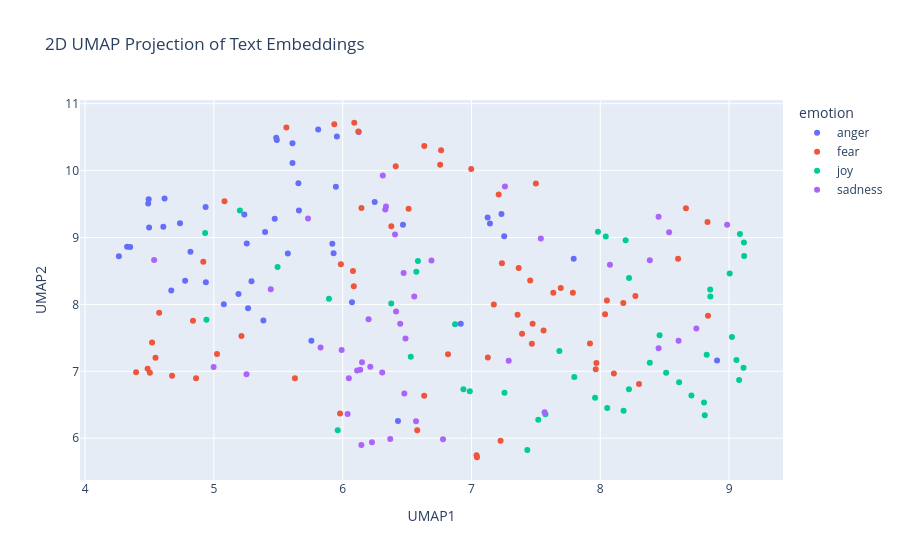

The code cell stored with this chart in its notebook:
### Code cell
import pandas as pd
import numpy as np
import umap
import plotly.express as px

# Load the pickle files
train_df_new = pd.read_pickle("./data/train_df_sample_embeddings.pkl")
test_df_new = pd.read_pickle("./data/test_df_sample_embeddings.pkl")

# Concatenate the training and test data
combined_df = pd.concat([train_df_new, test_df_new], ignore_index=True)

# Prepare the embeddings for UMAP
X_embeddings = np.array(combined_df['embeddings_values'].tolist())

# Apply UMAP for dimensionality reduction
reducer = umap.UMAP(n_components=2, metric='cosine', random_state=28)
embedding_2d = reducer.fit_transform(X_embeddings)

# Create a DataFrame for plotting
df_plot = pd.DataFrame(embedding_2d, columns=['UMAP1', 'UMAP2'])
df_plot['emotion'] = combined_df['emotion']
df_plot['intensity'] = combined_df['intensity']
df_plot['text'] = combined_df['text']

# Visualize the embeddings with Plotly
fig = px.scatter(
    df_plot,
    x='UMAP1',
    y='UMAP2',
    color='emotion',
    hover_data=['text', 'intensity'],
    title='2D UMAP Projection of Text Embeddings'
)

fig.show()

### Figure 1 — Plotly figure (JSON) as saved in the notebook; plotly's stock layout.template omitted (floating-point values rounded to 4 significant figures)
{"data": [{"customdata": [["@GreyTheTick But even if I jumped through that hoop, it just takes one irate netizen to decide me playing by 'the rules' isn't enough.", 0.375], ["@Disneyland #nothappy and still #charging the #fullprice 😡😡 #fuming some your #bestrides 😳😳", 0.646], ["@ChronAVT ummm, the blog says 'with Simon Stehr faking 7th'...I'll expect an investigation forthwith. This is an #outrage", 0.688], ["Kik me I want to swap pics I will post on my account anonymously if you wish Kik: vsvplou #Kik #kikme #snap #nudes #tits #snapchat", 0.292], ["@ManUtd you have had from me over the years is irrelevant. Its an absolute joke. #manutd #ticketing #fuming #noloyalty #joke #notimpressed", 0.873], ["@ggreenwald Smh, remove ideologically bankrupt and opportunistic establishment now. They're burning all bridges and social contracts. ", 0.521], ["Unbelievable takes 10 minutes to get through to @BarclaysUK then there's a fault and the call hangs up #fuming #treatcustomersfairly", 0.792], ["schneiderlin taking his revenge for the 2 fouls", 0.396], ["@LouisFil just curious as to what you mean. No rush, no animosity, no disdain.", 0.458], ["@RobertTaitWHU against Chelsea anything is possible haha. I'm fuming about that bet 🙄🙄🙄🙄🙄🙄", 0.646], ["Need a new outlet for #rage", 0.542], ["That's really it for my madden career that game sucks , ea sports does a piss poor job every year on that shit", 0.867], ["I'm about to block everyone everywhere posting about the storm. I think everyone is aware of the damn rain and what not so quit. #damn #rage", 0.708], ["@WWE is the live event Brock vs Orton 2 this Saturday on the WWE Network? If not it needs to be! :) #wwe @RandyOrton @HeymanHustle #revenge", 0.396], ["So Rangers v Celtic ll ", 0.229], ["These #NewEnglandPatriots jerseys look like some whack ones that you tried to make when you made custom jerseys on #madden  04", 0.271], ["@DL_Hart @DonnieDollars @AaronBiggsPro @WWENoWayJose @cwfmidatlantic How did that chop feel? You still feel the sting of it? Looks brutal!", 0.462], ["Dear future big brother players, just chase dick all season and you too can win 500,00 dollars and an Sti #bb18 #bitter", 0.646], ["Oh my. Watching #rage. It's been like, ages", 0.25], ["@Slippus @PureGym  yeah I received a fine today which I am furious about, currently appealing it after being a member for so long...", 0.646], ["@LisaAsquithtobe @craig8710 @WayneHaselden @june65wigan everyone is against wigan because we are the biggest club #bitter", 0.562], ["@LonelyGoomba I wouldn't bring this up if I were you. It's a very touchy subject. And people get way to offended these days", 0.328], ["@evanareteos :)) im now writing abt the changing face of sex industry in tr :))) now men will talk to me then! #revenge", 0.479], ["“He who is slow to anger is better than the mighty, And he who rules his spirit than he who takes a city.”\\nP16:32 #bibleverse #pride #anger", 0.314], ["@WWE is the live event Brock vs Orton 2 this Saturday on the WWE Network? If not it needs to be! :) #wwe @RandyOrton @HeymanHustle ", 0.208], ["Anger is cheap and politeness is expensive. Don't expect everybody to be polite. #ThoughtfulThursday  #politeness", 0.333], ["@Aurena1701 @AngryOrchard he didn't sting me luckily. He just flew off happy and drunk. Lolololol", 0.146], ["@St8edge4life88 eh well i can do the sting vs cactus loser leaves wcw match at bash at the beach lol", 0.396], ["@everycolorbot more like every color looks the same #triggered #colorblind #offended", 0.542], ["SOMEONE LET SNAKES IN MY HOUSE, I BET IT @Ya_Boi_Huck I KILL THAT BUGGER WHEN I GET MY HANDS ON HIM #rage #HuckFP2", 0.771], ["Making my buddy cry !! Bitch wait for revenge 🤗👌🏻", 0.812], ["Some moving clips on youtube tonight of the vigil held at Tulsa Metropolitan Baptist church for #TerenceCruther #justice  #sadness", 0.438], ["@TillTheEndMMVI I accidetly dumped boiling water my myself 😫", 0.521], ["Zero help from @ups customer service. Just pushing the buck back and forth and promising callbacks that don’t happen.  #loathing", 0.646], ["@luxbet Did you even give out any pizzas ? Serious fail #hungry  #hangry", 0.4], ["straight people are canoodling on the quad and I'm ", 0.417], ["BANG! Gordon #Brown has been accused of abusing a gazillion #rabid parrots!", 0.562], ["Once again the only thing on my feed is naay raging about something and my brother filling in all the gaps", 0.75], ["@Yoshi_OnoChin can you please not have Canadian players play US players, that lag  is atrocious. #fixthisgame #trash #sfvrefund ", 0.646], ["I think our defense here at USC is playing well, we just need to fix a few things on offense and we can win the PAC 12 this year'", 0.25], ["Is it me, or is Ding wearing the look of a man who's just found his arch enemy in bed with his missus? #angryman ", 0.557], ["I think @Sam_Canaday &amp; @KYLEJDOWSON must actually have to be working like me &amp; @dowson_brady because I havent got any snap chat videos today", 0.25], ["Sorry guys I have absolutely no idea what time i'll be on cam tomorrow but will keep you posted. #fuming", 0.417], ["@UKBlogAwards @ModishMale I would always be honest but it's great to feedback opinion to the brand - don't want to offend them #BlogHour", 0.438], ["Me being on my dean really saving a lot of ppl, bc I don't snap nomore &amp; it take so much out of me..", 0.348], ["@huwellwell One chosen by the CLP members! MP seats are not for people to dole out to their mates, we elect candidates. ", 0.438], ["The rage has died down.", 0.438], ["I hope my hustle don't offend nobody", 0.292]], "hovertemplate": "emotion=anger<br>UMAP1=%{x}<br>UMAP2=%{y}<br>text=%{customdata[0]}<br>intensity=%{customdata[1]}<extra></extra>", "legendgroup": "anger", "marker": {"color": "#636efa", "symbol": "circle"}, "mode": "markers", "name": "anger", "orientation": "v", "showlegend": true, "type": "scatter", "x": [4.938, 5.484, 4.818, 5.574, 5.61, 4.669, 5.81, 6.249, 5.077, 5.656, 4.607, 5.236, 4.737, 7.125, 6.468, 5.92, 7.254, 5.66, 4.497, 5.489, 5.947, 5.191, 5.398, 4.263, 7.233, 4.326, 8.907, 7.143, 5.292, 4.617, 5.473, 5.757, 7.794, 5.955, 5.61, 6.917, 4.494, 4.936, 6.124, 6.072, 4.49, 5.929, 5.256, 5.266, 6.429, 4.777, 4.35, 5.385], "xaxis": "x", "y": [8.333, 10.49, 8.789, 8.762, 10.41, 8.207, 10.61, 9.532, 8.004, 9.809, 9.161, 9.344, 9.213, 9.3, 9.191, 8.907, 9.017, 9.405, 9.15, 10.46, 9.76, 8.154, 9.082, 8.718, 9.35, 8.861, 7.161, 9.21, 8.345, 9.581, 9.28, 7.456, 8.682, 10.51, 10.11, 7.711, 9.571, 9.455, 10.58, 8.031, 9.507, 8.763, 8.909, 7.944, 6.257, 8.352, 8.86, 7.758], "yaxis": "y"}, {"customdata": [["@lindseylouwho_ be nice if the Texans could hold onto the ball to give fuller and Hopkins a chance!!!  #TNF", 0.229], ["When a guy comes on the train that smells like a mixture of a damp dog, old sweat and sewage works!!!!#gross #horrid #getoffthetrain #smelly", 0.521], ["nadia bully me and ill expose you", 0.438], ["I'm okay, dont worry. I wish i'd been a better kid. I'm trying to slow down. I'm sorry for letting you down.", 0.708], ["I get so much PUSSY\\nP - panic attacks \\nU - uncontrollable anxiety \\nS - suicidal fantasies \\nS - sadness \\nY - yearning for death", 0.896], ["@dc_mma @ChampionsFight think shes afraid to fight Holly. One can only imagine what goes through her head when she thinks of Cyborg ", 0.688], ["Fosu Mensah is having a complete nightmare! It's the reason all Northamptons attacks come from the left.", 0.604], ["Mary astounded there at the concept of having leftover milk at the end of your cereal #GBBO", 0.417], ["Got to be up in 4 hours to go back to work #cantsleep #excited ", 0.375], ["The Zika #Hoax Files: DEET is part of a binary chemical weapon targeting your brain: #Toxin #fear #neurological #USCitizens #Insect #mammal", 0.667], ["#Charlotte's #young &amp; #restless; I applaud ur fire bt always b respectful of authority, police, elders, parents. Violence, not the way 🙏🏽✌🏽️", 0.438], ["Being forced into a fake hug by someone who didn’t flinch to get litigious with you in the past - #awful 😖👺🙅", 0.792], ["#India right of reply at #UNGA - #Pakistan preaching of human rights is by a country which is itself the global epicentre of ", 0.479], ["I'm curious to know just how much money the original Air Bud made to justify the continuation of these awful sequels and spinoffs.", 0.271], ["@BritishBakeOff Val's 'soggy bottom' face will haunt me. Stay strong V-dog!", 0.521], ["Enjoyed seamlessly setting my #alarm using #okgoogle #Nougat. Just tell #Okgoogle what to do and she does it. #PersonalAssistant", 0.208], ["For the last 2 years the U.S. has been averaging about 4 terrorist attacks a month. Good debate topic. #Trump #Hillary #terror", 0.42], ["Now this is getting out of hand. I'm freaked out by this death...and I'm God!! #mommaGrendel #intimidation", 0.833], ["Omg he kissed her🙈 #shy #w", 0.312], ["Grim and despair feeling-I look at self and my family. Hubby fought 20+ years for this country. I've worked 20+ years for this govt--&gt;", 0.75], ["@dc_mma @ChampionsFight think shes afraid to fight Holly. One can only imagine what goes through her head when she thinks of Cyborg #terror", 0.396], ["When I walk in darkness of despondency, Sc.verses I've memorized shine a light in my heart. Ex: Lam 3:22-25 ", 0.458], ["A Lysol can got stuck in spray position and we're all slowly suffocating from the trash can that smells like a Febreeze factory. ", 0.632], ["@katiewhiskey_ @bradnarok candy corn is the greatest candy in the world when it comes to being objectively terrible", 0.417], ["I'm getting so nervous for my first anatomy exam 😩", 0.812], ["Anyyyyone wanna go to fright fest with me on Friday night? 👻", 0.354], ["Wish I was a kid again. The only stressful part was whether Gabriella and Troy would get back together or not. #hsm2 ", 0.458], ["yesterday i finished watching penny dreadful and from all the beautiful things i saw one question remains: were the writers HIM's fans?", 0.354], ["@Burnt_Out_Darth @theaterofscifi thanks. #nightmare", 0.688], ["@mdthib This is so lovely! Or I am frightened, not sure which! But, wow!", 0.417], ["@Greener105th so you are astounded that I respect blacks to vote like any other human? u talk so down towards them. What bigotry on display!", 0.521], ["@ScottiePass shock horror handicap dodger is at the top 😂 close on the agg cup good , but think pressure will get to mark🤔", 0.46], ["@DemPhillyEagles @StonedPhillyFan @CraigfromCincy don't ever compare those scrubs to ben..he'll shake off your whole DL and throw a td #7", 0.188], ["@FJHobson @Beaker126 @Biastai how would you suggest we profile to stop right wing terror", 0.521], ["@eileen_davidson on RHOBH, you just do not want to assume an affair while you were married so you criticize @LisaVanderpump! #awful", 0.479], ["@sjgreer24 @cciedotnyc @Buttockus @ChrisCJackson @Bayonethics Have you read the OT and Pauline Epistles? They have countless horrid rules", 0.396], ["Action is the foundational key to all success ~Pablo Picasso #inspiring #quote #action #hustle #start #dosomething #success", 0.167], ["That old lady is cray cray #scared #BellaIsSoCute  #Empire", 0.5], ["@DSWT I despair at this madness! It's beyond #shocking it's cold blooded murder!  How long will #SouthAfrica stand by &amp;watch #WorldRhinoDay", 0.771], ["And I would advise that everyone wait to watch @KevinCanWaitCBS ,or actually don't wait, just don't even watch it because it is #awful", 0.229], ["@JogglingDroid @BrancoCarmine @Otto_English yeah, #UK was quite the ", 0.25], ["Put my passport in a safe back after getting back from Australia 🌏. Only problem is now I can't remember where the safe is!! #panic 🛂", 0.75], ["Don't be afraid to give up the good to go for the great. - John D. Rockefeller #quote #inspiration  #great #motivation", 0.2], ["This is the scariest American Horror Story out of all of them... I'm gonna have to watch in the daytime. #frightened", 0.938], ["From harboring Osama bin Laden to its relationship with Haqqani network, there is enough evidence to prove Pakistan is sponsoring terrorism", 0.604], ["never afraid to start over", 0.304], ["Shoutout to @VZWSupport for ruining my iPhone 7 order!! #horrible", 0.562], ["Who likes #werewolves and #horror and #surfing? Because BREAKER over on @readstela has all that and MORE.", 0.438], ["3:45am and off to the hospital! Elouise's waters have gone! #panic #Labour #LittleSister #superexcited", 0.688], ["When you arrive at the office the day before your first ever festival and the Internet is down ", 0.583], ["How is that in 2016, a 757 airplane does not have WiFi...ridiculous. #AmericanAirlines #americanairlinessucks #AATeam ", 0.292], ["@RyanAbe awe yay thank god I was so worried.", 0.5], ["@JeffersonLake speaking of ex cobblers, saw Ricky Holmes at Charlton last week.. tracking back &amp; defending... I dread seeing Gorre on ball..", 0.417], ["The Apocalypse has hit our gym and it's  nothing what I thought it would be...\\n\\nEveryone is wearing vests! What if it's contagious? ", 0.583], ["On @Varneyco/@FoxBusiness to talk latest on #Chelsea Bombing + #Ahmad_Khan_Rahami's trips to #Afghanistan/#Pakistan #tcot #terror", 0.642], ["There goes the butterflies in my stomach. #nervous #anxietyproblems", 0.812], ["Trying to book holiday flights on @britishairways website is becoming a ", 0.312], ["@AttentiAlGatto LOL! Why would it scare me? It doesn't make any sense at all but it doesn't scare me! {chuckles}", 0.292], ["@mikefreemanNFL \\nIsn't OBrien supposed to be some sort of offensive genius ", 0.167], ["@Evan_McMullin @TheBlazeRadio Classic SHITLIB bullshit. Create a horrible problem and then 'discuss' how to solve it. What a PIMP.", 0.438], ["An adviser to the #European #Union’s top #court said #Hamas and the #Tamil #Tigers should be taken off the EU’s #terror list.#lka", 0.5], ["Are you worrying/worried?\\n1Peter 5:7\\nThrow all your worry on him, because he cares for you.#faith #leadership #worry #mindfulness #success", 0.438], ["At school, my classmate is with me at music class and he sang Hallelujah like, god, with my friend we were breathless.", 0.22], ["Thanks for ripping me off again #Luthansa €400 not enough for a one way flight to man from Frk then €30 for a bag then free at gate #awful", 0.521]], "hovertemplate": "emotion=fear<br>UMAP1=%{x}<br>UMAP2=%{y}<br>text=%{customdata[0]}<br>intensity=%{customdata[1]}<extra></extra>", "legendgroup": "fear", "marker": {"color": "#EF553B", "symbol": "circle"}, "mode": "markers", "name": "fear", "orientation": "v", "showlegend": true, "type": "scatter", "x": [6.086, 6.998, 5.083, 6.633, 6.818, 7.236, 6.146, 8.833, 8.105, 4.862, 5.214, 6.757, 4.547, 6.764, 8.665, 8.301, 4.676, 7.456, 8.273, 5.629, 7.366, 5.98, 7.211, 7.5, 7.56, 7.358, 7.127, 8.051, 8.037, 8.179, 4.838, 6.378, 5.986, 4.52, 6.412, 4.575, 7.043, 7.693, 5.025, 6.634, 8.604, 7.393, 7.039, 7.635, 4.485, 7.226, 6.122, 8.836, 7.92, 7.475, 6.09, 7.965, 6.512, 7.173, 4.503, 7.469, 5.935, 7.787, 6.08, 4.918, 4.396, 6.579, 7.97, 5.563], "xaxis": "x", "y": [8.271, 10.02, 9.542, 6.635, 7.255, 8.615, 9.442, 9.23, 6.967, 6.895, 7.527, 10.09, 7.201, 10.3, 9.435, 6.811, 6.934, 8.357, 8.127, 6.897, 8.545, 6.369, 9.642, 9.808, 7.609, 7.845, 7.205, 8.057, 7.853, 8.023, 7.754, 9.168, 8.601, 7.432, 10.07, 7.877, 5.715, 8.246, 7.258, 10.37, 8.681, 7.56, 5.747, 8.176, 7.04, 5.962, 10.58, 7.829, 7.416, 7.712, 10.72, 7.031, 9.429, 7.997, 6.978, 7.412, 10.69, 8.173, 8.5, 8.637, 6.987, 6.119, 7.125, 10.64], "yaxis": "y"}, {"customdata": [["Meanwhile, the so-called M’s fans sit there knitting or sleeping not sure which but they certainly aren’t cheering like the other teams fans", 0.271], ["Intermit animated^%%%ncaa pittsburgh vs mississippi sprightly shiny bbva level peg varsity football telly scra...", 0.406], ["Just popped a half bottle of 2014 @Bellawines #sparkling #gamaynoir from Westbank. Evenin', folks! \\n#bcwinechat", 0.62], ["Watch this amazing live.ly broadcast by @kaylaaa_sartorious #lively #musically", 0.6], [".@POTUS Obama describes his temperament as 'steady &amp; on the buoyant side.'", 0.22], ["#LMFAO @MSNBC 's #racepimp Tamron Hall used the words 'fscts' and 'MSNBC' in the same sentence #hilarity #libtard #biasedmedia #neverHillary", 0.5], ["Quinn's short hair makes me sad. ", 0.083], ["@Nick_Offerman I'll be there!! Can't wait for all the #mirth!", 0.646], ["My friend just messaged me 'ugh I'm so hungry I can't wait for breakfast' #socialmedia #WineWednesday  #funny #laughing ", 0.479], ["@WyoWiseGuy @LivingVertical however, REI did offer me the job today as well. Can't believe how exponentially freaking joyous I feel...!!!", 0.896], ["Watch this amazing live.ly broadcast by @rosannahill  #musically", 0.459], ["One time I saw Rachel from glee tell someone their job was on a pole and I said that in 5th grade to a boy and he look confused", 0.271], ["Rap that will Cut other raper's throat. Who said that? @Paedeezy #badd #wicked. #bright city lights", 0.212], ["@DailyMailCeleb @KTHopkins Katie I love how you describe yourself as 'normal'. Really you're anything but!  #neverchange", 0.479], ["second day on the job and i already got a 45 dollar tip from a dude whose was constantly twitching his eye LOLOLOL ", 0.812], ["@_stfukohle it's ok champ you'll make it I'm cheering you on from a far", 0.6], ["@tunaeP_ cheer up☺️", 0.42], ["— to reveal a broad smile. \\n\\n'Yeah, it's nice.' \\n\\nPursing his lips, he stifled his joyous expression in order —\\n\\n[@AVIATAUBE].", 0.542], ["I'm just still . So happy .\\nA blast", 0.917], ["Thinking about trying some comedy on youtube. Always been fond of it. Time to nut up.  #comedy #maybeoneday #hopefullyfunny #LOL", 0.5], ["@doubtcaspar babe :(( remember I'm ALWAYS here if u need a little cheering up or talk, ily lots💘", 0.417], ["#Arts create richness &amp; liveliness in our society, continues through educational &amp; social benefits, and only ends with the economic", 0.417], ["Love how cheerful that woman is about storing someone else's furniture for an eternity. I'd have sold it by now. #GrandDesigns", 0.36], ["Another joyful encounter in Tribez &amp; Castlez! I just met Mouchole, Ogre Cook! Do you want to know who that is? Download the game and find...", 0.52], ["@johnwintertweet dudes who wanna play some bass but not buy a bass (me) rejoice", 0.308], ["@iamnotatwit Or did I lie and cut 5 years off my age to be young and spry and hire-able in Hollywood? #thegoldbergs", 0.36], ["@DanLanthier That was exhilarating hockey. They're still out if Russia wins in regulation I'm reading. #fuck", 0.396], ["@RealKyper @NHL watching the jubilant scrum at the end of the day and remembering they're all still kids! #priceless", 0.625], ["Lmboo , using my nephew for meme ", 0.646], ["@israelradioguy @WearingWelcome @SkipBaylessSux U blocking doesnt diminish the hilarity of his observation.Or your child-like response to it", 0.271], ["Sometimes he likes to ride arround on people's shoulders or drop on them unexpectedly from vents or doorjambs. Like a big, gleeful spider.", 0.292], ["When you wake up from a dream laughing at something stupid, and that makes you laugh more ", 0.708], ["Vals always smiling I love it #gbbo", 0.84], ["Watch this amazing live.ly broadcast by @maisiev #lively #musically", 0.542], ["f breezy", 0.208], ["It's meant to be!!  ", 0.583], ["Google caffeine-an sprightly lengthening into the corridor re seo: WgJ", 0.2], ["@Gronnhair @buryprofs @DittoBistro it was indeed lovely and the team were incredibly attentive and on the ball. Cheese was a lively gesture!", 0.646], ["It feels good to get outside for a minute and get some fresh air.  It's hard to stay cooped up inside all day #breezy", 0.708], ["How can l rule my mind !!!!!! \\nIt's hilarious that you can't 😭😑😮", 0.396], ["A lifetime of laughter at the expense of the death of a bachelor", 0.354], ["@GigaFag @pipertownsend_ snapchat new would beg to differ ", 0.156], ["@harrietemmett great minds think alike. ", 0.479], ["@r0Ils ppl get triggered over u smiling they're irrelevant", 0.17], ["@HunterDean_ [he gives a gleeful squeak and wraps around you] All mine!", 0.729]], "hovertemplate": "emotion=joy<br>UMAP1=%{x}<br>UMAP2=%{y}<br>text=%{customdata[0]}<br>intensity=%{customdata[1]}<extra></extra>", "legendgroup": "joy", "marker": {"color": "#00cc96", "symbol": "circle"}, "mode": "markers", "name": "joy", "orientation": "v", "showlegend": true, "type": "scatter", "x": [6.377, 6.572, 9.022, 7.982, 5.961, 4.942, 6.529, 8.853, 9.057, 8.511, 8.197, 7.682, 6.584, 9.117, 8.612, 6.937, 7.256, 7.96, 8.384, 8.708, 6.987, 7.434, 9.084, 9.112, 8.223, 6.872, 4.932, 8.181, 5.202, 5.893, 9.078, 8.806, 9.115, 8.043, 7.798, 8.461, 7.519, 9.005, 8.223, 8.054, 8.811, 5.495, 8.855, 7.574, 8.826], "xaxis": "x", "y": [8.014, 8.489, 7.511, 9.085, 6.121, 7.772, 7.219, 8.221, 7.169, 6.977, 8.958, 7.305, 8.65, 8.722, 6.837, 6.732, 6.679, 6.604, 7.129, 6.639, 6.7, 5.823, 9.052, 7.055, 8.395, 7.704, 9.068, 6.41, 9.404, 8.085, 6.87, 6.532, 8.926, 9.017, 6.914, 7.54, 6.277, 8.462, 6.731, 6.452, 6.343, 8.561, 8.116, 6.359, 7.248], "yaxis": "y"}, {"customdata": [["@Samkingftw nahh thats grim", 0.438], ["@stevesingiser @POLITICO_Steve Put a damper on my mood.", 0.583], ["@JUSTICESLUT420 sadly this sort of poster died by the 90s afaik", 0.669], ["@m_giacchino will this be aired on radio or filmed? Lots of fans over the pond too! #wales #lost", 0.354], ["@6itmap I can't help but feel melancholic!", 0.75], ["@HeyCaraJay I am inconsolable at this GIF in context", 0.509], ["People stealing things from my work out quite the damper on my day so now I am going to wear pajamas all day", 0.833], ["Dylon felt dejected. He has a dejected aunt!", 0.562], ["Let us not burden our remembrances with a heaviness that's gone.\\n- William Shakespeare (1564-1616)\\n#forge ahead.", 0.604], ["@hyattd335 #Grateful for #novel #award #promo #RT - #Blessings DeWayne Hyatt #Hippie who loves to grind on the #blues #Florida", 0.208], ["Having holiday blues! #WantToGoBackToMinehead.", 0.661], ["The Sunderland time line is quite funny with all the doom &amp; gloom in facing us and the long trip to us midweek. #whatgoesaroundcomesaround", 0.417], ["@rickygervais my first time in Slough so checked out the new station floor  #LifeOnTheRoad", 0.292], ["Just rough situations all around for Schalke and Werder Bremen to start the campaign. Bremen dashed late with a new manager. Both with 0.", 0.479], ["untypical kinda Friday #dull", 0.542], ["I have sleep cooties.\\nI close my eyes and dream that I'm awake #weary #sleepissues #narcolepsy", 0.688], ["Do not grow weary in doing good.'\\n\\n-@billclinton", 0.325], ["Seeing something that hurt so much in the past in front of me now and not a single sign of grieve. Magicalllll.  ✨", 0.396], ["Learning to trust God can quiet a troubled &amp; restless heart, bring peace to a weary soul, &amp; eliminate the hopelessness that #addiction is!", 0.24], ["@FantasyGuruSite I knew you were going to do that. I would definitely buy if I didn't live in Texas where you can't play DFS. ... so depress", 0.583], ["@HillaryClinton @TheDemocrats It's ok 2 be disgusted or dishearten with presidential race but don't let that stop u from voting IT MATTERS", 0.542], ["Don't let the behavior of others destroy ur inner peace.' -Dalai Lama @OWNTV #healing #depression #anxiety #intuition #meditation #book", 0.583], ["A tummy full of steak, wine, key lime pine and cuddles on tap. What a way to turn around a stressful Wednesday 💛", 0.188], ["@GCC_DiscGolf lost my xt nova around hole 8 or 9 #sadness", 0.708], ["@LucidBurrito Doesnt do it to anyone else, he literally pulled me into the office cause someone complained I spit in the sink yesterday", 0.457], ["There's many things I don't care about, and many things I do that I don't speak on because it's such a heaviness even when released...", 0.625], ["Life's too short to be frowning for so long", 0.396], ["It's pretty clear I can't stand @HillaryClinton, no tolerance for habitual liars. Not a Trump fan either so what's a citizen to do? #despair", 0.646], ["Trying to take what's lost and broken and make it right", 0.542], ["Think Val might be going this week. I'll have to take the rest of the week off work to mourn. I'm sure they'll understand. #GBBO", 0.562], ["Feeling worthless as always ", 0.958], ["@ThatWhiteSoxFan @tbtrill not as sad as the White Sox playing record ;)", 0.438], ["@iJuvia_ \\n\\nHearing the noises, Akame opened her eyes and sat up, facing Juvia. She didn't expect at all to see someone around and staid --", 0.266], ["Jay Z and Brad Pitt cheated ..Bey stayed Angie left #cheaters #love #lust #sex #couples #relationships #date #marriage #divorce", 0.32], ["@laureeenwillam can't cope wi her sour face and tiny pout 😡😡", 0.625], ["Folk Band 'Thistle Down' will be replaced by 'The Paul Edwards Quartet' at Laurel Bank Park Sat 24 11am - 3pm due to ill health #jazz ", 0.271], ["Wow just watched Me Before You and it was seriously one of the most depressing movies of my life", 0.667], ["@pmo100 @5liveSport .....I heard talk something is a miss. He looks weary.", 0.458], ["Rooney is 5 yards off the pace in a League Cup game against Northampton Town. Let that sink in for a moment. #MUFC", 0.292], ["I feel like an appendix. I don't have a purpose.  #depressed  #alone #lonely #broken  #cry #hurt #crying #life", 0.833], ["MC: what are you listen to these days?\\nBogum: these days I feel gloomy, I listen to ccm (spiritual song) often.\\n\\nChurch oppa mode. :)", 0.583], ["A .500 season is all I'm looking for at this point. #depressing #royals", 0.688], ["@ccrago It was dreadful, even after he met the Catfish he still thought it was her!", 0.542]], "hovertemplate": "emotion=sadness<br>UMAP1=%{x}<br>UMAP2=%{y}<br>text=%{customdata[0]}<br>intensity=%{customdata[1]}<extra></extra>", "legendgroup": "sadness", "marker": {"color": "#ab63fa", "symbol": "circle"}, "mode": "markers", "name": "sadness", "orientation": "v", "showlegend": true, "type": "scatter", "x": [6.689, 5.828, 4.536, 8.534, 6.15, 7.538, 6.136, 6.048, 6.779, 8.746, 6.488, 6.331, 8.452, 6.406, 5.992, 7.289, 6.145, 8.453, 6.369, 6.415, 5.253, 6.227, 8.608, 6.447, 5.442, 6.569, 7.568, 4.998, 6.479, 8.985, 6.307, 6.556, 8.075, 5.731, 6.311, 8.385, 6.112, 6.473, 6.336, 6.214, 6.038, 6.201, 7.26], "xaxis": "x", "y": [8.657, 7.357, 8.664, 9.078, 7.136, 8.985, 7.021, 6.896, 5.983, 7.641, 7.491, 9.417, 9.309, 9.045, 7.318, 7.158, 5.898, 7.345, 5.989, 7.892, 6.957, 5.941, 7.455, 7.711, 8.228, 6.255, 6.387, 7.063, 6.669, 9.19, 6.981, 8.119, 8.591, 9.285, 9.928, 8.661, 7.012, 8.468, 9.463, 7.067, 6.361, 7.777, 9.761], "yaxis": "y"}], "layout": {"legend": {"title": {"text": "emotion"}, "tracegroupgap": 0}, "title": {"text": "2D UMAP Projection of Text Embeddings"}, "xaxis": {"anchor": "y", "domain": [0, 1], "title": {"text": "UMAP1"}}, "yaxis": {"anchor": "x", "domain": [0, 1], "title": {"text": "UMAP2"}}}}
